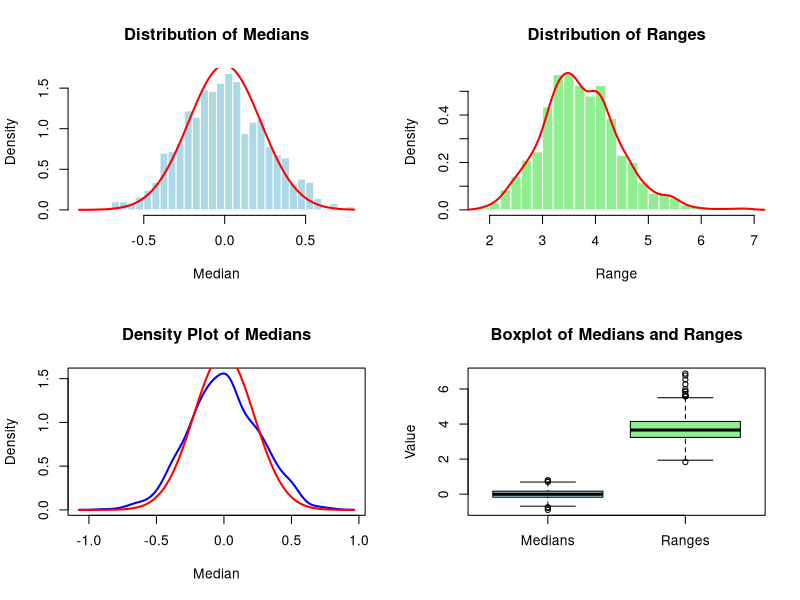

Here is the R script that generated this plot:
# Parameters
set.seed(123)
mu <- 0; sigma <- 1; n <- 20; N_sim <- 1000

# Generate samples and compute medians & ranges
medians <- replicate(N_sim, median(rnorm(n, mu, sigma)))
ranges <- replicate(N_sim, diff(range(rnorm(n, mu, sigma))))


median_of_medians <- median(medians)
cat("Median of Medians:", median_of_medians, "\n")

# Graphical Output
par(mfrow = c(2, 2))

# Histogram of medians with normal curve
hist(medians, breaks = 30, col = "lightblue", probability = TRUE, main = "Distribution of Medians", xlab = "Median", border = "white")
curve(dnorm(x, mu, sigma / sqrt(n)), add = TRUE, col = "red", lwd = 2)

# Histogram of ranges with density curve
hist(ranges, breaks = 30, col = "lightgreen", probability = TRUE, main = "Distribution of Ranges", xlab = "Range", border = "white")
lines(density(ranges), col = "red", lwd = 2)  # Added density curve for ranges

# Density plot of medians
plot(density(medians), col = "blue", lwd = 2, main = "Density Plot of Medians", xlab = "Median")
curve(dnorm(x, mu, sigma / sqrt(n)), add = TRUE, col = "red", lwd = 2)

# Boxplot of medians and ranges
boxplot(medians, ranges, names = c("Medians", "Ranges"), col = c("lightblue", "lightgreen"), main = "Boxplot of Medians and Ranges", ylab = "Value")
